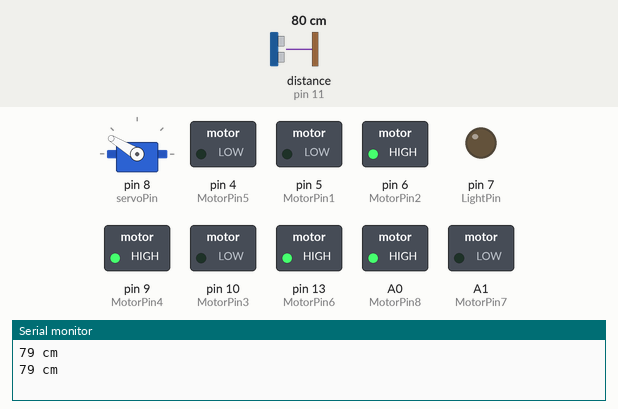
This program was run on a simulated Arduino Uno, built with avr-gcc and run on an emulated ATmega328P. On the bench: servo, switched loads named in the program (green lamp = pin HIGH), output pins drawn as LEDs (lit = HIGH), the last lines printed to the serial monitor. Wiring (inferred from the names in the program): ultrasonic range finder: trigger pin 12; echo pin 11. The test bench sets the inputs (shaded band); at power-on: distance to the obstacle (sensor on pin 11) 80 cm. The echo pulse lasts 58.3 µs per cm; pins used as bus, display or sensor lines are not drawn.

Above: at 2.6 s.
2.7 s: distance to the obstacle (sensor on pin 11) set to 2 cm
At 3.2 s:
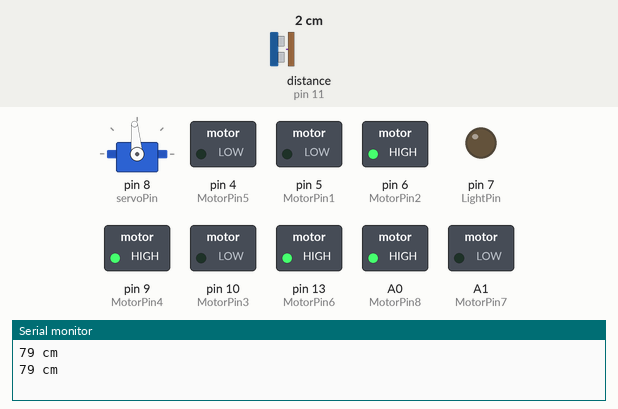
6.2 s: distance to the obstacle (sensor on pin 11) set to 60 cm
At 7.16 s:
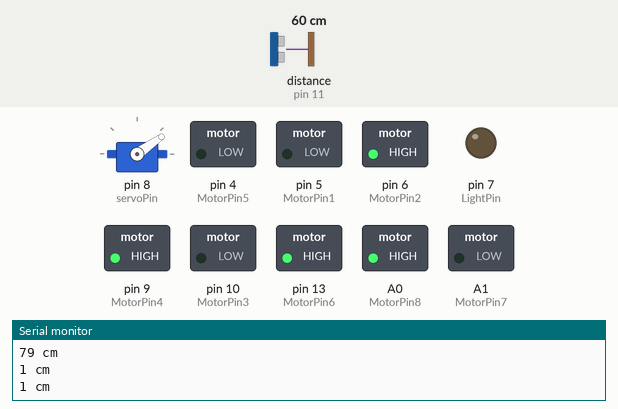
15.3 s: distance to the obstacle (sensor on pin 11) set to 250 cm
At 16.64 s:
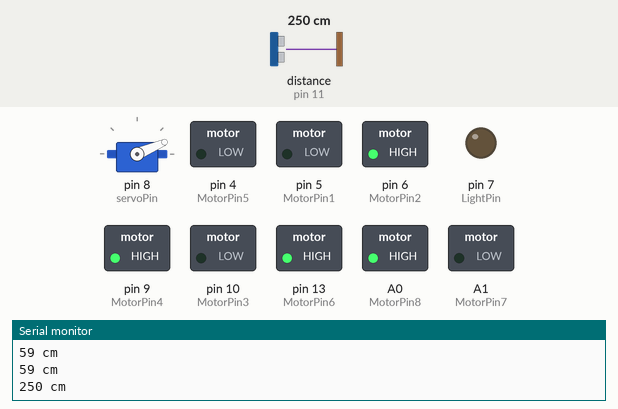
20.9 s: distance to the obstacle (sensor on pin 11) set to 4 cm
32.1 s: distance to the obstacle (sensor on pin 11) set to 299 cm
Timing chart, 0 to 38.7 s (numbered marks = the images above; inputs shaded):
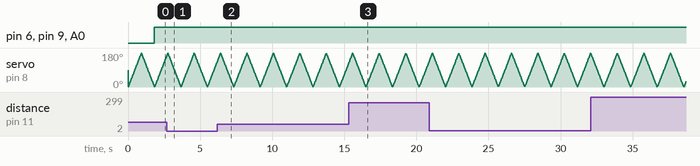

The program:

main.cpp
```cpp
#include <Arduino.h>
#include <Servo.h>

//Left
const int MotorPin5 = 4;
const int MotorPin6 = 13;

const int MotorPin1 = 5;
const int MotorPin2 = 6;
//Right
const int MotorPin3 = 10;
const int MotorPin4 = 9;

const int MotorPin7 = A1;
const int MotorPin8 = A0;

const int LightPin = 7;

int trig = 12;
int echo = 11;
int time;
int distance;

int servoPin = 8; // pin sterujący Arduino

Servo servo;

int servoAngle = 0; // pozycja startowa serwa w stopniach

void setup() {
    pinMode(MotorPin1, OUTPUT);
    pinMode(MotorPin2, OUTPUT);
    pinMode(MotorPin3, OUTPUT);
    pinMode(MotorPin4, OUTPUT);
    pinMode(MotorPin5, OUTPUT);
    pinMode(MotorPin6, OUTPUT);
    pinMode(MotorPin7, OUTPUT);
    pinMode(MotorPin8, OUTPUT);

    pinMode(trig, OUTPUT);
    pinMode(echo, INPUT);

    pinMode(LightPin, OUTPUT);

    Serial.begin(115200);
    servo.attach(servoPin);

    /*digitalWrite(MotorPin1, LOW);
    digitalWrite(MotorPin2, HIGH);
    digitalWrite(MotorPin3, LOW);
    digitalWrite(MotorPin4, HIGH);*/
    digitalWrite(MotorPin5, LOW);
    digitalWrite(MotorPin6, HIGH);
}

void loop() {

    digitalWrite(trig, HIGH);
    delayMicroseconds(1000);
    digitalWrite(trig, LOW);

    time = pulseIn(echo, HIGH);
    distance = (time / 2) / 29.1;

    Serial.print(distance);
    Serial.print(" cm");
    Serial.println();

    for(int servoAngle = 0; servoAngle < 180; servoAngle+=1) {
        servo.write(servoAngle);
        delay(5);
    }
    for(int servoAngle = 180; servoAngle > 0; servoAngle-=1) {
        servo.write(servoAngle);
        delay(5);
    }

    //if (distance > 30) {
        digitalWrite(LightPin, LOW);
        digitalWrite(MotorPin2, HIGH);
        digitalWrite(MotorPin4, HIGH);
        digitalWrite(MotorPin6, HIGH);
        digitalWrite(MotorPin8, HIGH);
    //}
    /*else {
        digitalWrite(LightPin, HIGH);
        digitalWrite(MotorPin2, LOW);
        digitalWrite(MotorPin4, LOW);
    }*/
}
```
